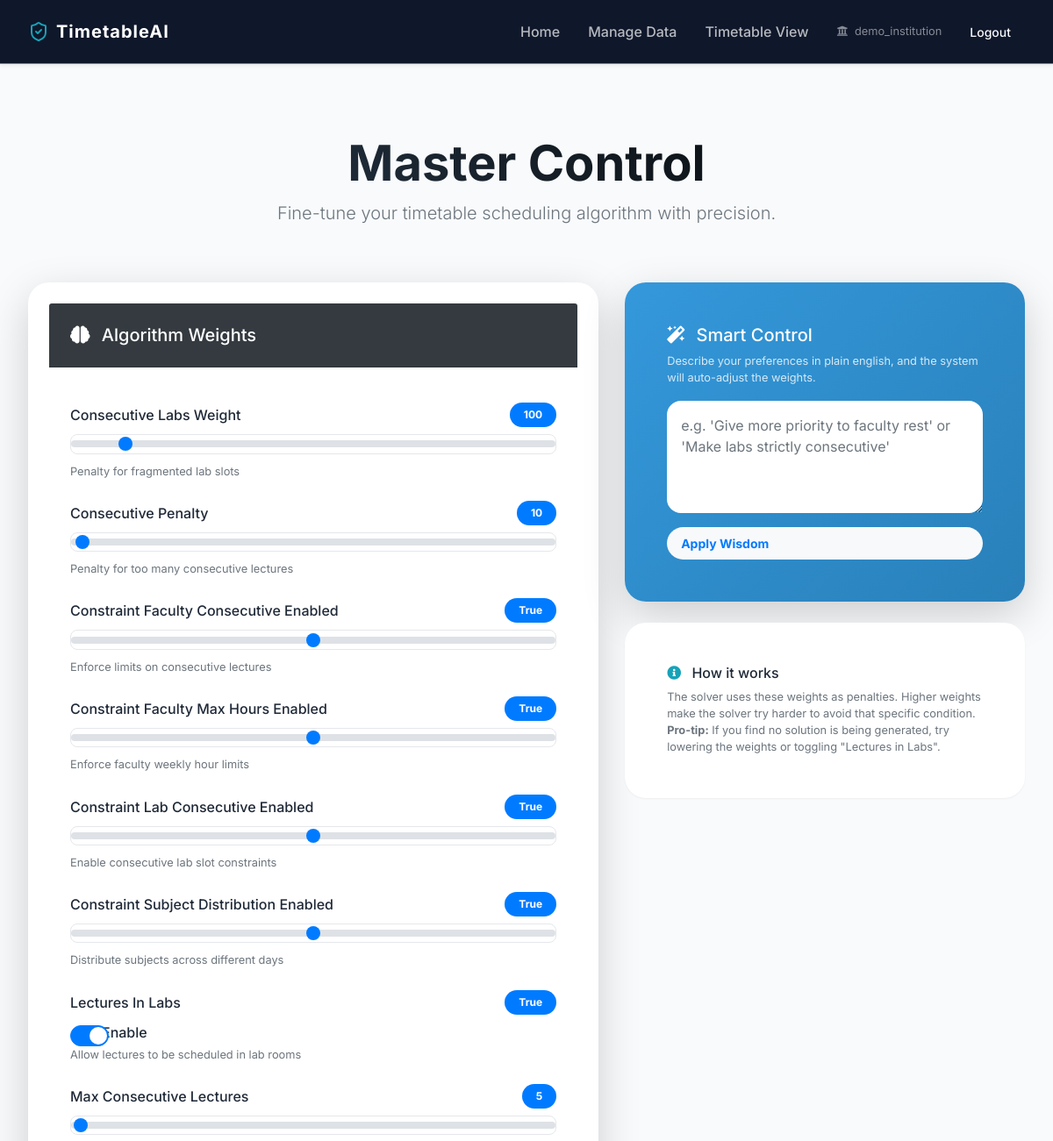
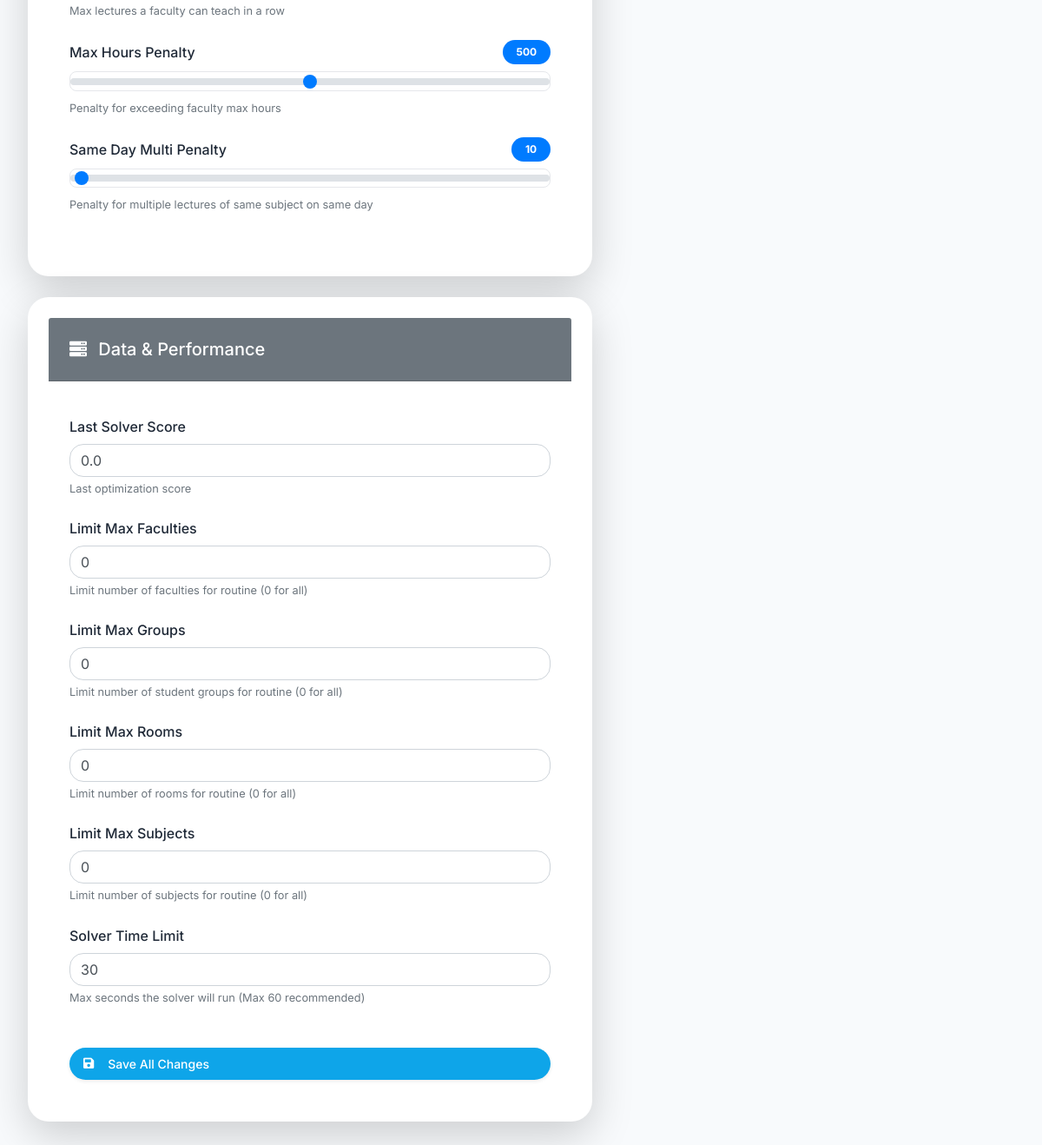
The app's page /master-control (signed in) with its own data (2 pictures, top to bottom).
### app/models.py (models this page shows, shortened)
class User(UserMixin, db.Model):
    id = db.Column(db.Integer, primary_key=True)
    username = db.Column(db.String(64), unique=True, nullable=False)
    password_hash = db.Column(db.String(128))
    is_demo = db.Column(db.Boolean, default=False)

class SystemSetting(db.Model):
    id = db.Column(db.Integer, primary_key=True)
    user_id = db.Column(db.Integer, db.ForeignKey('user.id'), nullable=True)
    key = db.Column(db.String(50), nullable=False)
    value = db.Column(db.String(255), nullable=False)
    description = db.Column(db.String(255))
    __table_args__ = (db.UniqueConstraint('user_id', 'key', name='_user_setting_uc'),)

### app/routes.py (the view)
@main.route('/master-control')
@login_required
def master_control():
    _seed_default_settings()
    settings = SystemSetting.query.filter_by(user_id=current_user.id).all()
    return render_template('master_control.html', settings=settings)

### app/__init__.py (called while the page is built)
def create_app(config_class=Config):
    app = Flask(__name__)
    app.config.from_object(config_class)
    db.init_app(app)
    login_manager.init_app(app)
    with app.app_context():
        from app.routes import main
        from app.auth import auth
        app.register_blueprint(main)
        app.register_blueprint(auth)
        from app.models import User
        @login_manager.user_loader
        def load_user(user_id):
            return User.query.get(int(user_id))
        db.create_all()
    return app

### app/templates/master_control.html (shortened to what this page needs)
{% extends "base.html" %}
{% block content %}
<div class="container py-5">
    <div class="row mb-5">
        <div class="col-12 text-center">
            <h1 class="display-4 font-weight-bold text-gradient">Master Control</h1>
            <p class="lead text-muted">Fine-tune your timetable scheduling algorithm with precision.</p>
        </div>
    </div>
    <div class="row">
        <div class="col-lg-7 mb-4">
            <div class="card shadow-lg border-0 rounded-2xl overflow-hidden mb-4">
                <div class="card-header bg-dark text-white p-4">
                    <h5 class="mb-0"><i class="fas fa-brain mr-2"></i> Algorithm Weights</h5>
                </div>
                <div class="card-body p-4">
                    <form id="settings-form">
                        <div id="algorithm-settings">
                            {% for setting in settings if 'LIMIT' not in setting.key and 'SOLVER' not in setting.key %}
                            <div class="form-group mb-4">
                                <label class="d-flex justify-content-between align-items-center">
                                    <span class="font-weight-600">{{ setting.key.replace('_', ' ').title() }}</span>
                                    <span class="badge badge-primary badge-pill px-3 py-2" id="val-{{ setting.key }}">{{
                                        setting.value }}</span>
                                </label>
                                {% if setting.key == 'LECTURES_IN_LABS' %}
                                <div class="custom-control custom-switch custom-switch-lg">
                                    <label class="custom-control-label" for="{{ setting.key }}">Enable</label>
                                </div>
                                {% else %}
                                <input type="range" class="custom-range setting-input" id="input-{{ setting.key }}"
                                    min="0" max="1000" step="5" value="{{ setting.value }}"
                                    data-key="{{ setting.key }}">
                                {% endif %}
                                <small class="form-text text-muted">{{ setting.description }}</small>
                            </div>
                            {% endfor %}
                        </div>
                    </form>
                </div>
            </div>
            <div class="card shadow-lg border-0 rounded-2xl overflow-hidden">
                <div class="card-header bg-secondary text-white p-4">
                    <h5 class="mb-0"><i class="fas fa-server mr-2"></i> Data & Performance</h5>
                </div>
                <div class="card-body p-4">
                    <div id="performance-settings">
                        {% for setting in settings if 'LIMIT' in setting.key or 'SOLVER' in setting.key %}
                        <div class="form-group mb-4">
                            <label class="font-weight-600">{{ setting.key.replace('_', ' ').title() }}</label>
                            <input type="number" class="form-control rounded-xl setting-input"
                                value="{{ setting.value }}" data-key="{{ setting.key }}">
                            <small class="form-text text-muted">{{ setting.description }}</small>
                        </div>
                        {% endfor %}
                    </div>
                    <button type="button" onclick="document.getElementById('settings-form-submit').click()"
                        class="btn btn-primary btn-block btn-lg rounded-pill shadow-sm mt-4">
                        <i class="fas fa-save mr-2"></i> Save All Changes
                    </button>
                </div>
            </div>
        </div>
        <div class="col-lg-5">
            <div class="card shadow-lg border-0 rounded-2xl bg-gradient-primary text-white mb-4">
                <div class="card-body p-4">
                    <h5><i class="fas fa-magic mr-2"></i> Smart Control</h5>
                    <p class="small opacity-8">Describe your preferences in plain english, and the system will
                        auto-adjust the weights.</p>
                    <div class="form-group">
                        <textarea id="nlp-prompt" class="form-control border-0 rounded-xl p-3" rows="4"
                            placeholder="e.g. 'Give more priority to faculty rest' or 'Make labs strictly consecutive'"></textarea>
                    </div>
                    <button id="apply-nlp" class="btn btn-light btn-block rounded-pill font-weight-bold text-primary">
                        Apply Wisdom
                    </button>
                </div>
            </div>
            <div class="card shadow-md border-0 rounded-2xl">
                <div class="card-body p-4">
                    <h6><i class="fas fa-info-circle mr-2 text-info"></i> How it works</h6>
                    <p class="small text-muted mb-0">
                        The solver uses these weights as penalties. Higher weights make the solver try harder to avoid
                        that specific condition.
                        <strong>Pro-tip:</strong> If you find no solution is being generated, try lowering the weights
                        or toggling "Lectures in Labs".
                    </p>
                </div>
            </div>
        </div>
    </div>
</div>
{% endblock %}

### app/templates/base.html (shortened to what this page needs)
<!DOCTYPE html>
<html lang="en">
<head>
    <link rel="stylesheet" href="https://stackpath.bootstrapcdn.com/bootstrap/4.5.2/css/bootstrap.min.css">
    <link rel="stylesheet" href="https://cdnjs.cloudflare.com/ajax/libs/font-awesome/5.15.1/css/all.min.css">
    <link rel="stylesheet" href="{{ url_for('static', filename='css/style.css') }}">
</head>
<body>
    <nav class="navbar navbar-expand-lg navbar-dark shadow-sm sticky-top">
        <a href="/" class="navbar-brand d-flex align-items-center">
            <i data-lucide="shield-check" class="mr-2 text-info"></i>
            <span class="font-weight-bold letter-spacing-1">TimetableAI</span>
        </a>
        <div class="collapse navbar-collapse" id="navbarNav">
            <div class="navbar-nav ml-auto align-items-center">
                <a href="/" class="nav-item nav-link">Home</a>
                {% if current_user.is_authenticated %}
                <a href="/manage" class="nav-item nav-link">Manage Data</a>
                <a href="/timetable" class="nav-item nav-link">Timetable View</a>
                <div class="nav-item ml-4 d-flex align-items-center">
                    <span class="text-white-50 small mr-3"><i class="fas fa-university mr-1"></i> {{
                        current_user.username }}</span>
                    <a href="/logout" class="btn btn-outline-light btn-sm rounded-pill px-3">Logout</a>
                </div>
                {% else %}
                <a href="/login" class="nav-item nav-link">Login</a>
                <a href="/register" class="btn btn-info btn-sm rounded-pill px-4 ml-3">Get Started</a>
                {% endif %}
            </div>
        </div>
    </nav>
    <div class="container">
        {% block content %}{% endblock %}
    </div>
</body>
</html>

### app/static/css/style.css (style rules this page uses)
:root { --primary-color: #6366f1; --primary-hover: #4f46e5; --secondary-color: #10b981; --bg-color: #f3f4f6; --surface-color: #ffffff; --text-color: #1f2937; --text-muted: #6b7280; --border-color: #e5e7eb; --shadow-sm: 0 1px 2px 0 rgba(0, 0, 0, 0.05); --shadow-md: 0 4px 6px -1px rgba(0, 0, 0, 0.1), 0 2px 4px -1px rgba(0, 0, 0, 0.06); --radius: 0.75rem; }
body { font-family: 'Inter', system-ui, -apple-system, sans-serif; background-color: var(--bg-color); color: var(--text-color); margin: 0; padding: 0; line-height: 1.5; }
.navbar { background-color: rgba(255, 255, 255, 0.8); backdrop-filter: blur(10px); -webkit-backdrop-filter: blur(10px); border-bottom: 1px solid rgba(229, 231, 235, 0.5); padding: 1rem 2rem; display: flex; justify-content: space-between; align-items: center; box-shadow: var(--shadow-sm); position: sticky; top: 0; z-index: 100; }
.nav-link { color: var(--text-color); text-decoration: none; font-weight: 500; transition: color 0.2s; }
.container { max-width: 1200px; margin: 2rem auto; padding: 0 1rem; }
.card { background: var(--surface-color); border-radius: var(--radius); padding: 1.5rem; box-shadow: var(--shadow-sm); border: 1px solid var(--border-color); transition: transform 0.2s, box-shadow 0.2s; }
.card-header { margin-bottom: 1rem; display: flex; justify-content: space-between; align-items: center; }
.btn { display: inline-flex; align-items: center; padding: 0.5rem 1rem; border-radius: 0.5rem; font-weight: 500; cursor: pointer; transition: all 0.2s; border: none; text-decoration: none; font-size: 0.875rem; gap: 0.5rem; }
.btn-primary { background-color: var(--primary-color); color: white; }
.form-group { margin-bottom: 1rem; }
label { display: block; margin-bottom: 0.5rem; font-weight: 500; color: var(--text-color); }
input, select { width: 100%; padding: 0.5rem; border: 1px solid var(--border-color); border-radius: 0.5rem; font-size: 1rem; box-sizing: border-box; }

### app/templates/base.html (style rules this page uses)
:root { --primary-bg: #f8fafc; --navbar-bg: #0f172a; --accent-color: #38bdf8; }
body { background-color: var(--primary-bg); font-family: 'Inter', sans-serif; }
.navbar { background-color: var(--navbar-bg) !important; padding: 1rem 2rem; }
.nav-link { color: rgba(255, 255, 255, 0.7) !important; font-weight: 500; transition: color 0.2s; margin-left: 1rem; }
.rounded-2xl { border-radius: 1.5rem !important; }
.btn-primary { background-color: #0ea5e9; border: none; }
.letter-spacing-1 { letter-spacing: 1px; }

### app/templates/master_control.html (style rules this page uses)
.rounded-2xl { border-radius: 1.5rem !important; }
.rounded-xl { border-radius: 1rem !important; }
.text-gradient { background: linear-gradient(45deg, #2c3e50, #000000); -webkit-background-clip: text; background-clip: text; -webkit-text-fill-color: transparent; }
.bg-gradient-primary { background: linear-gradient(135deg, #3498db, #2980b9); }
.opacity-8 { opacity: 0.8; }
.custom-switch-lg .custom-control-label::before { height: 1.5rem; width: 2.75rem; border-radius: 1.5rem; }
.custom-switch-lg .custom-control-label::after { width: calc(1.5rem - 4px); height: calc(1.5rem - 4px); border-radius: 1.5rem; }
.custom-switch-lg .custom-control-input:checked~.custom-control-label::after { transform: translateX(1.25rem); }

### records on screen
User: username "demo_institution"
SystemSetting: key.replace "Consecutive Labs Weight", value "100", description "Penalty for fragmented lab slots"
SystemSetting: key.replace "Consecutive Penalty", value "10", description "Penalty for too many consecutive lectures"
SystemSetting: key.replace "Constraint Faculty Consecutive Enabled", value "True", value "500", description "Enforce limits on consecutive lectures"
SystemSetting: key.replace "Constraint Faculty Max Hours Enabled", value "True", value "500", description "Enforce faculty weekly hour limits"
SystemSetting: key.replace "Constraint Lab Consecutive Enabled", value "True", value "500", description "Enable consecutive lab slot constraints"
SystemSetting: key.replace "Constraint Subject Distribution Enabled", value "True", value "500", description "Distribute subjects across different days"
SystemSetting: key.replace "Lectures In Labs", value "True", description "Allow lectures to be scheduled in lab rooms"
SystemSetting: key.replace "Max Consecutive Lectures", value "5", description "Max lectures a faculty can teach in a row"
SystemSetting: key.replace "Max Hours Penalty", value "500", description "Penalty for exceeding faculty max hours"
SystemSetting: key.replace "Same Day Multi Penalty", value "10", description "Penalty for multiple lectures of same subject on same day"
SystemSetting: key.replace "Last Solver Score", value "0.0", description "Last optimization score"
SystemSetting: key.replace "Limit Max Faculties", value "0", description "Limit number of faculties for routine (0 for all)"
SystemSetting: key.replace "Limit Max Groups", value "0", description "Limit number of student groups for routine (0 for all)"
SystemSetting: key.replace "Limit Max Rooms", value "0", description "Limit number of rooms for routine (0 for all)"
SystemSetting: key.replace "Limit Max Subjects", value "0", description "Limit number of subjects for routine (0 for all)"
SystemSetting: key.replace "Solver Time Limit", value "30", description "Max seconds the solver will run (Max 60 recommended)"
